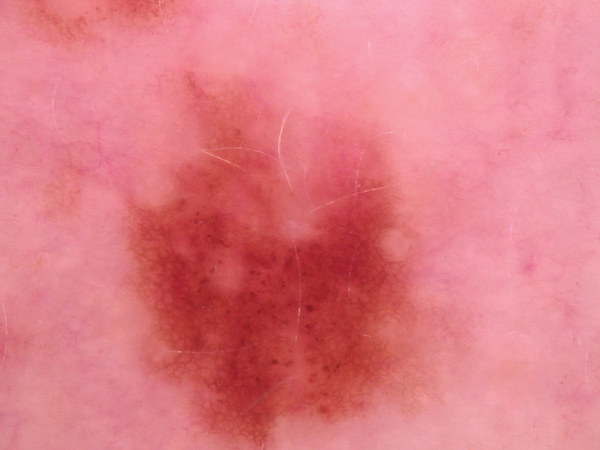
#> input picture notebooks/sample_lesion.jpg, 600 x 450 px
$ jupyter execute make_segmentation_figure.ipynb
#> lines starting #> are read from the running program, lines starting #| are printed output that depends on the picture; after the words box and inside, x2 and y2 are one past the last pixel; in counts of white or black regions, pixels touching at a corner belong together
[cell 1]
import cv2
import numpy as np
import matplotlib.pyplot as plt

# ==========================
# CHANGE IMAGE PATH
# ==========================
IMAGE_PATH = "sample_lesion.jpg"   # put one lesion image here

IMG_SIZE = (224, 224)

# ==========================
# LOAD
# ==========================
img = cv2.imread(IMAGE_PATH)
#> img is the input picture: shape (450, 600, 3); mean B, G, R 132.4, 123.6, 223.8
img = cv2.cvtColor(img, cv2.COLOR_BGR2RGB)
img = cv2.resize(img, IMG_SIZE)
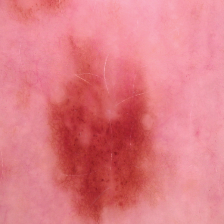
#> img: shape (224, 224, 3); mean R, G, B 223.7, 123.5, 132.3

# ==========================
# 1) THRESHOLD SEGMENTATION
# ==========================
gray = cv2.cvtColor(img, cv2.COLOR_RGB2GRAY)
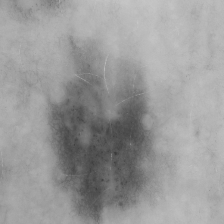
#> gray: shape (224, 224); min 59, max 199, mean 154.5
blur = cv2.GaussianBlur(gray, (7,7), 0)

_, thresh = cv2.threshold(
    blur,
    0,
    255,
    cv2.THRESH_BINARY_INV + cv2.THRESH_OTSU
)
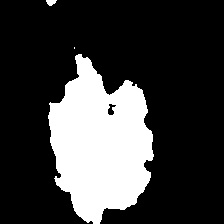
#> thresh: shape (224, 224); 23.6% white; 3 white regions (1 under 20 px), largest, box (x1, y1, x2, y2) and area: (48, 54, 154, 224) 11818, (46, 0, 57, 6) 46

threshold_vis = cv2.cvtColor(thresh, cv2.COLOR_GRAY2RGB)

# ==========================
# 2) KMEANS SEGMENTATION
# ==========================
data = img.reshape((-1,3)).astype(np.float32)

criteria = (
    cv2.TERM_CRITERIA_EPS + cv2.TERM_CRITERIA_MAX_ITER,
    20,
    1.0
)

K = 3

_, labels, centers = cv2.kmeans(
    data,
    K,
    None,
    criteria,
    10,
    cv2.KMEANS_RANDOM_CENTERS
)
#> centers = [[239.6, 150.4, 163.7], [224.6, 124.3, 131.8], [187.9, 64.35, 65.42]]

centers = np.uint8(centers)
#> centers = [[239, 150, 163], [224, 124, 131], [187, 64, 65]]

kmeans_img = centers[labels.flatten()]
kmeans_img = kmeans_img.reshape(img.shape)
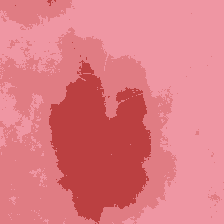
#> kmeans_img: shape (224, 224, 3); mean R, G, B 223, 123.2, 131.6

# ==========================
# 3) FINAL DERMSCAN METHOD
# ==========================
gray_seg = cv2.cvtColor(kmeans_img, cv2.COLOR_RGB2GRAY)
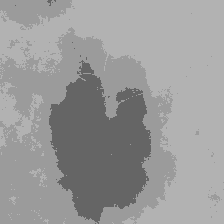
#> gray_seg: shape (224, 224); min 101, max 178, mean 154.1

cluster_vals = [
    np.mean(gray_seg[labels.reshape(224,224)==i])
    for i in range(K)
]
#> cluster_vals = [178, 155, 101]

lesion_cluster = int(np.argmin(cluster_vals))
#> lesion_cluster = 2

mask = (
    labels.reshape(224,224)==lesion_cluster
).astype(np.uint8)*255
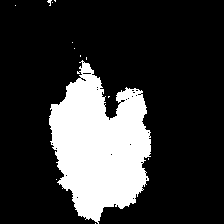
#> mask: shape (224, 224); 21.1% white; 13 white regions (12 under 20 px), largest, box (x1, y1, x2, y2) and area: (49, 60, 151, 224) 10552

kernel = np.ones((7,7), np.uint8)

mask = cv2.morphologyEx(
    mask,
    cv2.MORPH_CLOSE,
    kernel
)
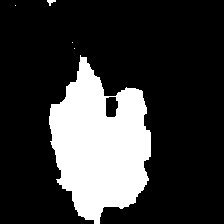
#> mask: shape (224, 224); 21.8% white; 5 white regions (3 under 20 px), largest, box (x1, y1, x2, y2) and area: (49, 55, 151, 224) 10910, (47, 0, 56, 6) 29

mask = cv2.morphologyEx(
    mask,
    cv2.MORPH_OPEN,
    kernel
)
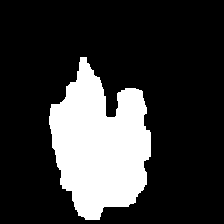
#> mask: shape (224, 224); 21.6% white; 1 white region

contours, _ = cv2.findContours(
    mask,
    cv2.RETR_EXTERNAL,
    cv2.CHAIN_APPROX_SIMPLE
)
#> contours = 1 contour; box (x1, y1, x2, y2) and area: (49, 57, 151, 220) 10574

overlay = img.copy()

if contours:
    best = max(contours, key=cv2.contourArea)
#> best = contour of 176 points, box (x1, y1, x2, y2) (49, 57, 151, 220), area 10574

    cv2.drawContours(
        overlay,
        [best],
        -1,
        (80,255,120),
        3
    )
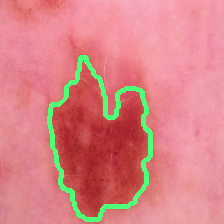
#> overlay: shape (224, 224, 3); 4.86% of pixels changed, all inside (x1, y1, x2, y2) = (47, 55, 153, 222)

# ==========================
# SHOW FIGURE
# ==========================
# ==========================
# SHOW FIGURE (2x2 Layout)
# ==========================
fig, ax = plt.subplots(
    2,
    2,
    figsize=(10, 8)   # A4 friendly
)

ax[0,0].imshow(img)
ax[0,0].set_title(
    "Original Image",
    fontsize=14,
    fontweight="bold"
)

ax[0,1].imshow(threshold_vis)
ax[0,1].set_title(
    "Threshold Segmentation",
    fontsize=14,
    fontweight="bold"
)

ax[1,0].imshow(kmeans_img)
ax[1,0].set_title(
    "KMeans Segmentation",
    fontsize=14,
    fontweight="bold"
)

ax[1,1].imshow(overlay)
ax[1,1].set_title(
    "DermScan Final Segmentation",
    fontsize=14,
    fontweight="bold"
)

for row in ax:
    for a in row:
        a.axis("off")

plt.tight_layout(
    pad=2.0
)

plt.savefig(
    "Figure_2_3_Segmentation_Comparison.png",
    dpi=300,
    bbox_inches="tight"
)

plt.show()

print("Saved: Figure_2_3_Segmentation_Comparison.png")
